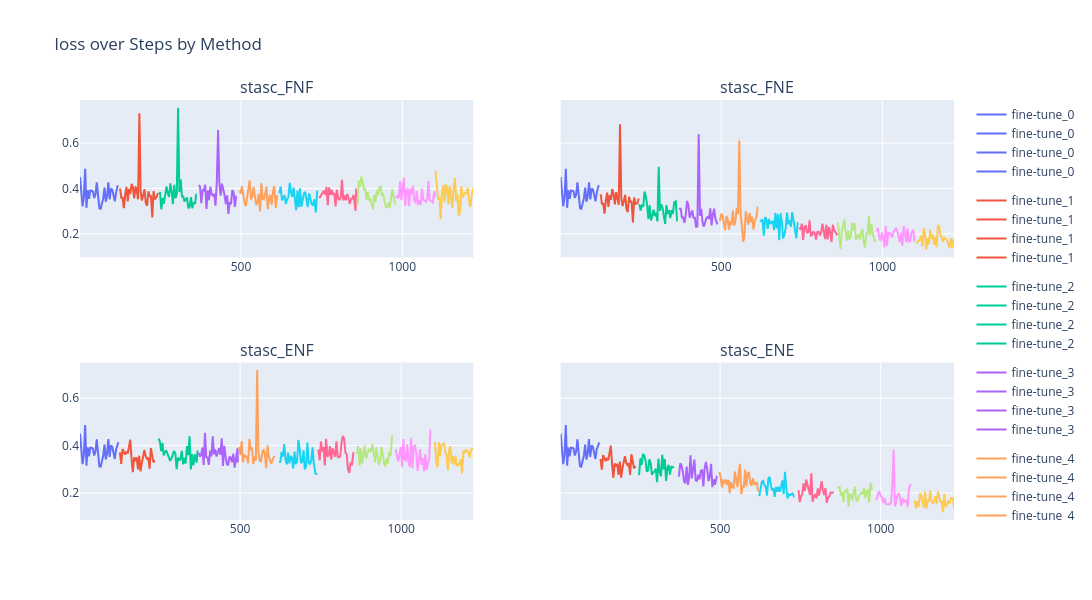
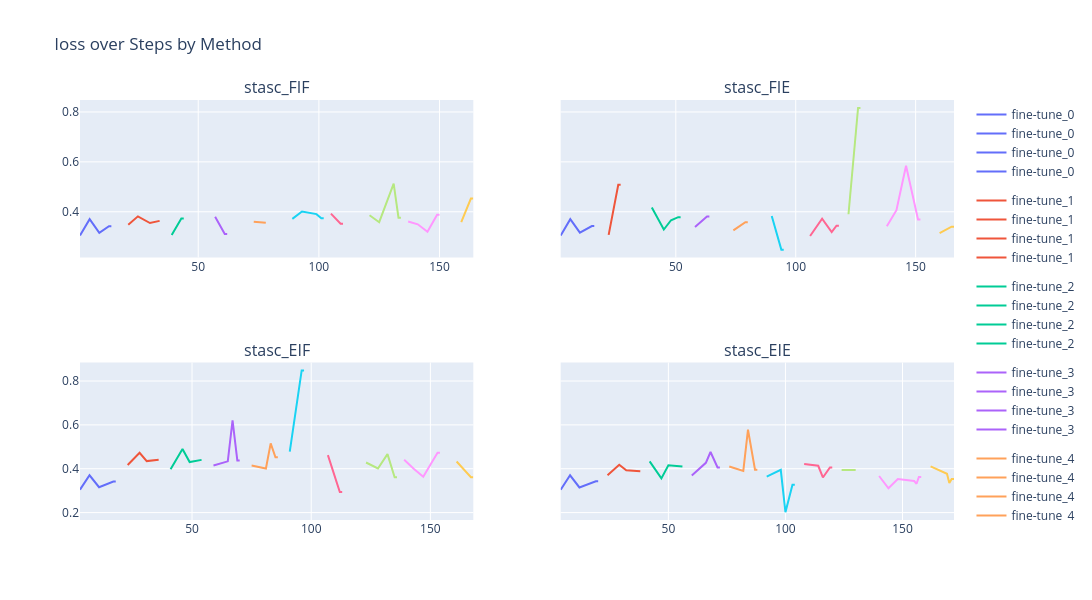

The code cell stored with these charts, in order, in its notebook:
### Code cell
df_non_decreasing = df_final.sort_values(["run_name", "step"]).reset_index(drop=True)
df_non_decreasing = df_non_decreasing[df_non_decreasing["method"].str.contains(r"_[EF]N", regex=True)]
df_non_decreasing["global_step"] = range(1, len(df_non_decreasing) + 1)

df_improving = df_final.sort_values(["run_name", "step"]).reset_index(drop=True)
df_improving = df_improving[df_improving["method"].str.contains(r"_[EF]I", regex=True)]
df_improving["global_step"] = range(1, len(df_improving) + 1)


plot_loss(df_non_decreasing, "loss")
plot_loss(df_improving, "loss")

### Figure 1 — Plotly figure (JSON) as saved in the notebook; plotly's stock layout.template omitted (floating-point values rounded to 4 significant figures)
{"data": [{"legendgroup": "group_fine-tune_0", "mode": "lines", "name": "fine-tune_0", "type": "scatter", "x": [1, 5, 9, 13, 17, 21, 25, 29, 33, 37, 41, 45, 49, 53, 57, 61, 65, 69, 73, 77, 81, 85, 89, 93, 97, 101, 105, 109, 113, 117, 118], "xaxis": "x", "y": [0.4507, 0.3861, 0.3216, 0.3628, 0.4865, 0.3148, 0.3924, 0.3545, 0.3917, 0.3907, 0.3871, 0.3581, 0.3736, 0.4268, 0.382, 0.313, 0.3108, 0.3296, 0.3563, 0.4037, 0.3416, 0.3672, 0.4273, 0.352, 0.3998, 0.3955, 0.3601, 0.3435, 0.384, 0.4138, 0.4138], "yaxis": "y"}, {"legendgroup": "group_fine-tune_1", "mode": "lines", "name": "fine-tune_1", "type": "scatter", "x": [125, 129, 133, 137, 141, 145, 149, 153, 157, 161, 165, 169, 173, 177, 181, 185, 189, 193, 197, 201, 205, 209, 213, 217, 221, 225, 229, 233, 239, 241, 242], "xaxis": "x", "y": [0.4006, 0.3586, 0.3586, 0.313, 0.373, 0.4072, 0.3427, 0.398, 0.3754, 0.4206, 0.4041, 0.3568, 0.4097, 0.3897, 0.3522, 0.7311, 0.3825, 0.3468, 0.373, 0.3971, 0.3351, 0.3238, 0.3878, 0.3657, 0.3654, 0.2727, 0.3885, 0.3523, 0.3633, 0.3802, 0.3802], "yaxis": "y"}, {"legendgroup": "group_fine-tune_2", "mode": "lines", "name": "fine-tune_2", "type": "scatter", "x": [245, 249, 253, 257, 261, 265, 269, 273, 277, 281, 285, 289, 293, 297, 301, 305, 309, 313, 317, 321, 325, 329, 333, 337, 341, 345, 349, 353, 358, 361, 362], "xaxis": "x", "y": [0.3805, 0.3806, 0.3083, 0.3581, 0.3338, 0.3833, 0.4085, 0.3794, 0.3623, 0.4221, 0.3884, 0.3313, 0.4161, 0.3575, 0.3728, 0.7552, 0.3837, 0.4402, 0.3657, 0.365, 0.3418, 0.3534, 0.3566, 0.3119, 0.3215, 0.3616, 0.3125, 0.3358, 0.3342, 0.3739, 0.3739], "yaxis": "y"}, {"legendgroup": "group_fine-tune_3", "mode": "lines", "name": "fine-tune_3", "type": "scatter", "x": [369, 373, 377, 381, 385, 389, 393, 397, 401, 405, 409, 413, 417, 421, 425, 429, 433, 437, 441, 445, 449, 453, 457, 461, 465, 469, 473, 477, 481, 485, 486], "xaxis": "x", "y": [0.4148, 0.4076, 0.3355, 0.3921, 0.391, 0.4163, 0.3093, 0.3915, 0.3486, 0.4077, 0.375, 0.3692, 0.3763, 0.3242, 0.428, 0.6575, 0.4223, 0.3682, 0.4211, 0.3996, 0.3711, 0.3307, 0.3694, 0.2882, 0.3397, 0.3311, 0.3929, 0.3837, 0.3184, 0.3654, 0.3654], "yaxis": "y"}, {"legendgroup": "group_fine-tune_4", "mode": "lines", "name": "fine-tune_4", "type": "scatter", "x": [495, 499, 503, 507, 511, 515, 519, 523, 527, 531, 535, 539, 543, 547, 551, 555, 559, 563, 567, 571, 575, 579, 583, 587, 591, 595, 599, 603, 608, 611, 612], "xaxis": "x", "y": [0.3909, 0.3778, 0.4104, 0.3586, 0.3353, 0.3229, 0.3617, 0.4165, 0.4364, 0.3519, 0.3655, 0.4059, 0.3664, 0.3275, 0.3386, 0.3752, 0.2989, 0.4233, 0.3543, 0.3517, 0.3753, 0.4077, 0.3084, 0.3601, 0.3715, 0.3275, 0.3848, 0.4106, 0.3139, 0.3704, 0.3704], "yaxis": "y"}, {"legendgroup": "group_fine-tune_5", "mode": "lines", "name": "fine-tune_5", "type": "scatter", "x": [619, 623, 627, 631, 635, 639, 643, 647, 651, 655, 659, 663, 667, 671, 675, 679, 683, 687, 691, 695, 699, 703, 707, 711, 715, 719, 723, 727, 732, 735, 736], "xaxis": "x", "y": [0.3792, 0.4085, 0.3478, 0.3602, 0.3702, 0.3316, 0.3532, 0.3606, 0.4251, 0.3842, 0.3632, 0.4042, 0.3377, 0.3048, 0.3907, 0.3175, 0.4007, 0.3193, 0.3473, 0.3785, 0.3845, 0.3488, 0.3181, 0.3782, 0.3479, 0.3319, 0.3247, 0.3521, 0.2943, 0.3906, 0.3906], "yaxis": "y"}, {"legendgroup": "group_fine-tune_6", "mode": "lines", "name": "fine-tune_6", "type": "scatter", "x": [741, 745, 749, 753, 757, 761, 765, 769, 773, 777, 781, 785, 789, 793, 797, 801, 805, 809, 813, 817, 821, 825, 829, 833, 837, 841, 845, 849, 855, 857, 858], "xaxis": "x", "y": [0.3616, 0.3617, 0.3722, 0.3792, 0.3893, 0.3724, 0.4066, 0.326, 0.4046, 0.3714, 0.3942, 0.3725, 0.3801, 0.3209, 0.3935, 0.3591, 0.3486, 0.3593, 0.4378, 0.3468, 0.3692, 0.3476, 0.3764, 0.3606, 0.3319, 0.3546, 0.3555, 0.3721, 0.3016, 0.3967, 0.3967], "yaxis": "y"}, {"legendgroup": "group_fine-tune_7", "mode": "lines", "name": "fine-tune_7", "type": "scatter", "x": [861, 865, 869, 873, 877, 881, 885, 889, 893, 897, 901, 905, 909, 913, 917, 921, 925, 929, 933, 937, 941, 945, 949, 953, 957, 961, 965, 969, 975, 977, 978], "xaxis": "x", "y": [0.3311, 0.4344, 0.407, 0.4525, 0.4283, 0.3966, 0.401, 0.3495, 0.3852, 0.3461, 0.3514, 0.3206, 0.3077, 0.371, 0.3387, 0.3911, 0.3714, 0.4048, 0.4076, 0.3712, 0.3743, 0.3419, 0.3158, 0.3211, 0.338, 0.3132, 0.3579, 0.3977, 0.3504, 0.3295, 0.3295], "yaxis": "y"}, {"legendgroup": "group_fine-tune_8", "mode": "lines", "name": "fine-tune_8", "type": "scatter", "x": [981, 985, 989, 993, 997, 1001, 1005, 1009, 1013, 1017, 1021, 1025, 1029, 1033, 1037, 1041, 1045, 1049, 1053, 1057, 1061, 1065, 1069, 1073, 1077, 1081, 1085, 1089, 1095, 1097, 1100, 1101, 1102], "xaxis": "x", "y": [0.3574, 0.3667, 0.3568, 0.4312, 0.349, 0.3968, 0.4471, 0.3228, 0.3886, 0.4002, 0.3224, 0.3987, 0.3738, 0.4117, 0.3503, 0.3351, 0.3888, 0.3272, 0.3484, 0.3286, 0.3995, 0.3498, 0.348, 0.3413, 0.3508, 0.4325, 0.3499, 0.3435, 0.3383, 0.3704, 0.3884, 0.3633, 0.3633], "yaxis": "y"}, {"legendgroup": "group_fine-tune_9", "mode": "lines", "name": "fine-tune_9", "type": "scatter", "x": [1103, 1107, 1111, 1115, 1119, 1123, 1127, 1131, 1135, 1139, 1143, 1147, 1151, 1155, 1159, 1163, 1167, 1171, 1175, 1179, 1183, 1187, 1191, 1195, 1199, 1203, 1207, 1211, 1215, 1219, 1220], "xaxis": "x", "y": [0.4765, 0.4137, 0.3518, 0.3621, 0.2649, 0.3815, 0.415, 0.3395, 0.4189, 0.4006, 0.3309, 0.4118, 0.359, 0.3141, 0.3992, 0.4464, 0.3433, 0.3758, 0.2804, 0.2988, 0.4101, 0.3604, 0.3708, 0.3799, 0.3789, 0.4042, 0.3422, 0.3187, 0.3709, 0.4032, 0.4032], "yaxis": "y"}, {"legendgroup": "group_fine-tune_0", "mode": "lines", "name": "fine-tune_0", "type": "scatter", "x": [2, 6, 10, 14, 18, 22, 26, 30, 34, 38, 42, 46, 50, 54, 58, 62, 66, 70, 74, 78, 82, 86, 90, 94, 98, 102, 106, 110, 114, 119, 120], "xaxis": "x2", "y": [0.4507, 0.3861, 0.3216, 0.3628, 0.4865, 0.3148, 0.3924, 0.3545, 0.3917, 0.3907, 0.3871, 0.3581, 0.3736, 0.4268, 0.382, 0.313, 0.3108, 0.3296, 0.3563, 0.4037, 0.3416, 0.3672, 0.4273, 0.352, 0.3998, 0.3955, 0.3601, 0.3435, 0.384, 0.4138, 0.4138], "yaxis": "y2"}, {"legendgroup": "group_fine-tune_1", "mode": "lines", "name": "fine-tune_1", "type": "scatter", "x": [126, 130, 134, 138, 142, 146, 150, 154, 158, 162, 166, 170, 174, 178, 182, 186, 190, 194, 198, 202, 206, 210, 214, 218, 222, 226, 230, 234, 240, 243, 244], "xaxis": "x2", "y": [0.3737, 0.3326, 0.3329, 0.2894, 0.3478, 0.3816, 0.3183, 0.371, 0.3502, 0.3977, 0.3747, 0.3301, 0.3838, 0.3608, 0.3276, 0.6825, 0.3551, 0.3227, 0.3476, 0.3716, 0.3098, 0.296, 0.3633, 0.3415, 0.3413, 0.2502, 0.3599, 0.3318, 0.3347, 0.3554, 0.3554], "yaxis": "y2"}, {"legendgroup": "group_fine-tune_2", "mode": "lines", "name": "fine-tune_2", "type": "scatter", "x": [246, 250, 254, 258, 262, 266, 270, 274, 278, 282, 286, 290, 294, 298, 302, 306, 310, 314, 318, 322, 326, 330, 334, 338, 342, 346, 350, 354, 359, 363, 364], "xaxis": "x2", "y": [0.3311, 0.3025, 0.328, 0.3191, 0.3866, 0.3675, 0.3276, 0.2652, 0.3261, 0.2595, 0.2776, 0.3064, 0.2784, 0.2927, 0.255, 0.4956, 0.3014, 0.3315, 0.3135, 0.2713, 0.2436, 0.3266, 0.2881, 0.3044, 0.2698, 0.305, 0.2876, 0.3386, 0.3431, 0.2586, 0.2586], "yaxis": "y2"}, {"legendgroup": "group_fine-tune_3", "mode": "lines", "name": "fine-tune_3", "type": "scatter", "x": [370, 374, 378, 382, 386, 390, 394, 398, 402, 406, 410, 414, 418, 422, 426, 430, 434, 438, 442, 446, 450, 454, 458, 462, 466, 470, 474, 478, 482, 487, 488], "xaxis": "x2", "y": [0.3077, 0.313, 0.2723, 0.2724, 0.2489, 0.2858, 0.345, 0.3264, 0.2713, 0.2886, 0.3037, 0.2687, 0.2739, 0.2289, 0.2339, 0.6394, 0.28, 0.3099, 0.2509, 0.2309, 0.2459, 0.2701, 0.2738, 0.2663, 0.3128, 0.2377, 0.286, 0.3107, 0.2659, 0.2415, 0.2415], "yaxis": "y2"}, {"legendgroup": "group_fine-tune_4", "mode": "lines", "name": "fine-tune_4", "type": "scatter", "x": [496, 500, 504, 508, 512, 516, 520, 524, 528, 532, 536, 540, 544, 548, 552, 556, 560, 564, 568, 572, 576, 580, 584, 588, 592, 596, 600, 604, 609, 613, 614], "xaxis": "x2", "y": [0.2566, 0.2857, 0.2816, 0.2549, 0.2163, 0.2787, 0.2669, 0.2187, 0.2575, 0.2394, 0.3026, 0.236, 0.2572, 0.3148, 0.2877, 0.6113, 0.2923, 0.2364, 0.1645, 0.193, 0.2998, 0.2696, 0.2397, 0.2922, 0.2521, 0.2753, 0.2187, 0.2588, 0.2727, 0.3168, 0.3168], "yaxis": "y2"}, {"legendgroup": "group_fine-tune_5", "mode": "lines", "name": "fine-tune_5", "type": "scatter", "x": [620, 624, 628, 632, 636, 640, 644, 648, 652, 656, 660, 664, 668, 672, 676, 680, 684, 688, 692, 696, 700, 704, 708, 712, 716, 720, 724, 728, 733, 737, 738], "xaxis": "x2", "y": [0.2551, 0.2588, 0.2634, 0.1922, 0.2741, 0.264, 0.2225, 0.2655, 0.2434, 0.2515, 0.2538, 0.2177, 0.2926, 0.2238, 0.2864, 0.1719, 0.2908, 0.2537, 0.1793, 0.1972, 0.2275, 0.2935, 0.2421, 0.2601, 0.2309, 0.2961, 0.2567, 0.2181, 0.1803, 0.2479, 0.2479], "yaxis": "y2"}, {"legendgroup": "group_fine-tune_6", "mode": "lines", "name": "fine-tune_6", "type": "scatter", "x": [742, 746, 750, 754, 758, 762, 766, 770, 774, 778, 782, 786, 790, 794, 798, 802, 806, 810, 814, 818, 822, 826, 830, 834, 838, 842, 846, 850, 856, 859, 860], "xaxis": "x2", "y": [0.2276, 0.219, 0.2452, 0.1738, 0.2296, 0.2381, 0.2033, 0.2082, 0.2595, 0.1903, 0.1952, 0.2105, 0.2034, 0.1744, 0.2084, 0.2097, 0.1934, 0.2066, 0.2451, 0.2123, 0.1769, 0.2393, 0.1759, 0.2308, 0.2076, 0.1641, 0.2401, 0.2167, 0.2053, 0.1942, 0.1942], "yaxis": "y2"}, {"legendgroup": "group_fine-tune_7", "mode": "lines", "name": "fine-tune_7", "type": "scatter", "x": [862, 866, 870, 874, 878, 882, 886, 890, 894, 898, 902, 906, 910, 914, 918, 922, 926, 930, 934, 938, 942, 946, 950, 954, 958, 962, 966, 970, 976, 979, 980], "xaxis": "x2", "y": [0.2494, 0.1692, 0.1332, 0.2109, 0.2316, 0.2636, 0.2056, 0.1703, 0.214, 0.1743, 0.1903, 0.2491, 0.2166, 0.246, 0.1739, 0.1898, 0.1952, 0.1754, 0.2078, 0.222, 0.1608, 0.1403, 0.2022, 0.2006, 0.278, 0.1929, 0.2424, 0.2024, 0.1667, 0.1749, 0.1749], "yaxis": "y2"}, {"legendgroup": "group_fine-tune_8", "mode": "lines", "name": "fine-tune_8", "type": "scatter", "x": [982, 986, 990, 994, 998, 1002, 1006, 1010, 1014, 1018, 1022, 1026, 1030, 1034, 1038, 1042, 1046, 1050, 1054, 1058, 1062, 1066, 1070, 1074, 1078, 1082, 1086, 1090, 1096, 1098, 1099], "xaxis": "x2", "y": [0.2109, 0.2266, 0.1845, 0.1701, 0.2058, 0.1836, 0.14, 0.2343, 0.1464, 0.2046, 0.2031, 0.1986, 0.1839, 0.2067, 0.2154, 0.2262, 0.2114, 0.1914, 0.1613, 0.2045, 0.147, 0.2341, 0.1978, 0.1633, 0.224, 0.1658, 0.1682, 0.203, 0.2177, 0.1667, 0.1667], "yaxis": "y2"}, {"legendgroup": "group_fine-tune_9", "mode": "lines", "name": "fine-tune_9", "type": "scatter", "x": [1104, 1108, 1112, 1116, 1120, 1124, 1128, 1132, 1136, 1140, 1144, 1148, 1152, 1156, 1160, 1164, 1168, 1172, 1176, 1180, 1184, 1188, 1192, 1196, 1200, 1204, 1208, 1212, 1216, 1221, 1222], "xaxis": "x2", "y": [0.1605, 0.1654, 0.1709, 0.1724, 0.1927, 0.1437, 0.2246, 0.1953, 0.1305, 0.1808, 0.1537, 0.2175, 0.1768, 0.1984, 0.152, 0.1873, 0.1404, 0.2388, 0.2316, 0.1936, 0.186, 0.1657, 0.1829, 0.1756, 0.1725, 0.1547, 0.139, 0.1817, 0.1366, 0.1762, 0.1762], "yaxis": "y2"}, {"legendgroup": "group_fine-tune_0", "mode": "lines", "name": "fine-tune_0", "type": "scatter", "x": [3, 7, 11, 15, 19, 23, 27, 31, 35, 39, 43, 47, 51, 55, 59, 63, 67, 71, 75, 79, 83, 87, 91, 95, 99, 103, 107, 111, 115, 121, 122], "xaxis": "x3", "y": [0.4507, 0.3861, 0.3216, 0.3628, 0.4865, 0.3148, 0.3924, 0.3545, 0.3917, 0.3907, 0.3871, 0.3581, 0.3736, 0.4268, 0.382, 0.313, 0.3108, 0.3296, 0.3563, 0.4037, 0.3416, 0.3672, 0.4273, 0.352, 0.3998, 0.3955, 0.3601, 0.3435, 0.384, 0.4138, 0.4138], "yaxis": "y3"}, {"legendgroup": "group_fine-tune_1", "mode": "lines", "name": "fine-tune_1", "type": "scatter", "x": [127, 131, 135, 139, 143, 147, 151, 155, 159, 163, 167, 171, 175, 179, 183, 187, 191, 195, 199, 203, 207, 211, 215, 219, 223, 227, 231, 235, 236], "xaxis": "x3", "y": [0.3714, 0.3223, 0.3854, 0.3756, 0.3623, 0.3745, 0.3669, 0.3929, 0.4253, 0.3444, 0.2884, 0.3508, 0.3341, 0.3504, 0.2995, 0.3573, 0.2915, 0.3271, 0.348, 0.3815, 0.3544, 0.3443, 0.3487, 0.3021, 0.3898, 0.3514, 0.3289, 0.3355, 0.3355], "yaxis": "y3"}, {"legendgroup": "group_fine-tune_2", "mode": "lines", "name": "fine-tune_2", "type": "scatter", "x": [247, 251, 255, 259, 263, 267, 271, 275, 279, 283, 287, 291, 295, 299, 303, 307, 311, 315, 319, 323, 327, 331, 335, 339, 343, 347, 351, 355, 360, 365, 366, 367, 368], "xaxis": "x3", "y": [0.4299, 0.4173, 0.3765, 0.4118, 0.3588, 0.3747, 0.3776, 0.3625, 0.3505, 0.3358, 0.3455, 0.3636, 0.3776, 0.3674, 0.3007, 0.3494, 0.336, 0.3453, 0.3779, 0.3214, 0.348, 0.3244, 0.3978, 0.3595, 0.4391, 0.2998, 0.3637, 0.3167, 0.3636, 0.328, 0.3585, 0.3793, 0.3793], "yaxis": "y3"}, {"legendgroup": "group_fine-tune_3", "mode": "lines", "name": "fine-tune_3", "type": "scatter", "x": [371, 375, 379, 383, 387, 391, 395, 399, 403, 407, 411, 415, 419, 423, 427, 431, 435, 439, 443, 447, 451, 455, 459, 463, 467, 471, 475, 479, 483, 489, 492, 493, 494], "xaxis": "x3", "y": [0.3698, 0.3538, 0.3605, 0.3917, 0.3183, 0.4544, 0.3502, 0.35, 0.3193, 0.3787, 0.3546, 0.4395, 0.3628, 0.3836, 0.354, 0.3699, 0.3898, 0.3611, 0.4307, 0.3138, 0.3992, 0.354, 0.3225, 0.3167, 0.3538, 0.3493, 0.3296, 0.3656, 0.3072, 0.3605, 0.3887, 0.331, 0.331], "yaxis": "y3"}, {"legendgroup": "group_fine-tune_4", "mode": "lines", "name": "fine-tune_4", "type": "scatter", "x": [497, 501, 505, 509, 513, 517, 521, 525, 529, 533, 537, 541, 545, 549, 553, 557, 561, 565, 569, 573, 577, 581, 585, 589, 593, 597, 601, 605, 606], "xaxis": "x3", "y": [0.3941, 0.3604, 0.4188, 0.3297, 0.3614, 0.3545, 0.3497, 0.3255, 0.428, 0.3809, 0.3917, 0.3222, 0.3541, 0.337, 0.7173, 0.3714, 0.3365, 0.3335, 0.37, 0.3841, 0.3615, 0.3047, 0.4007, 0.3539, 0.3389, 0.3233, 0.34, 0.3563, 0.3563], "yaxis": "y3"}, {"legendgroup": "group_fine-tune_5", "mode": "lines", "name": "fine-tune_5", "type": "scatter", "x": [621, 625, 629, 633, 637, 641, 645, 649, 653, 657, 661, 665, 669, 673, 677, 681, 685, 689, 693, 697, 701, 705, 709, 713, 717, 721, 725, 729, 734, 739, 740], "xaxis": "x3", "y": [0.3311, 0.3318, 0.3731, 0.3534, 0.4062, 0.3409, 0.3203, 0.3708, 0.3249, 0.3567, 0.3473, 0.3032, 0.3751, 0.3219, 0.3319, 0.4235, 0.3868, 0.3263, 0.3315, 0.3803, 0.2991, 0.3142, 0.4132, 0.3283, 0.3211, 0.3374, 0.3923, 0.3245, 0.2815, 0.2806, 0.2806], "yaxis": "y3"}, {"legendgroup": "group_fine-tune_6", "mode": "lines", "name": "fine-tune_6", "type": "scatter", "x": [743, 747, 751, 755, 759, 763, 767, 771, 775, 779, 783, 787, 791, 795, 799, 803, 807, 811, 815, 819, 823, 827, 831, 835, 839, 843, 847, 851, 852], "xaxis": "x3", "y": [0.383, 0.3371, 0.4173, 0.3749, 0.3948, 0.3159, 0.4285, 0.3527, 0.3601, 0.3978, 0.3412, 0.3884, 0.37, 0.3529, 0.4182, 0.3524, 0.3501, 0.356, 0.4137, 0.4412, 0.4269, 0.3701, 0.3634, 0.2994, 0.2849, 0.3292, 0.3161, 0.372, 0.372], "yaxis": "y3"}, {"legendgroup": "group_fine-tune_7", "mode": "lines", "name": "fine-tune_7", "type": "scatter", "x": [863, 867, 871, 875, 879, 883, 887, 891, 895, 899, 903, 907, 911, 915, 919, 923, 927, 931, 935, 939, 943, 947, 951, 955, 959, 963, 967, 971, 972], "xaxis": "x3", "y": [0.3632, 0.3982, 0.3154, 0.3876, 0.3248, 0.3639, 0.4015, 0.3452, 0.37, 0.3825, 0.3847, 0.3728, 0.407, 0.3666, 0.3304, 0.3918, 0.3541, 0.3178, 0.3389, 0.3931, 0.365, 0.3258, 0.3123, 0.346, 0.3234, 0.3739, 0.3579, 0.4438, 0.4438], "yaxis": "y3"}, {"legendgroup": "group_fine-tune_8", "mode": "lines", "name": "fine-tune_8", "type": "scatter", "x": [983, 987, 991, 995, 999, 1003, 1007, 1011, 1015, 1019, 1023, 1027, 1031, 1035, 1039, 1043, 1047, 1051, 1055, 1059, 1063, 1067, 1071, 1075, 1079, 1083, 1087, 1091, 1092], "xaxis": "x3", "y": [0.3845, 0.3533, 0.3335, 0.3643, 0.3941, 0.3091, 0.4277, 0.3403, 0.3372, 0.4051, 0.3292, 0.3105, 0.4325, 0.3043, 0.391, 0.4033, 0.3681, 0.2928, 0.3326, 0.3851, 0.32, 0.3472, 0.2907, 0.3646, 0.2976, 0.3192, 0.3425, 0.4649, 0.4649], "yaxis": "y3"}, {"legendgroup": "group_fine-tune_9", "mode": "lines", "name": "fine-tune_9", "type": "scatter", "x": [1105, 1109, 1113, 1117, 1121, 1125, 1129, 1133, 1137, 1141, 1145, 1149, 1153, 1157, 1161, 1165, 1169, 1173, 1177, 1181, 1185, 1189, 1193, 1197, 1201, 1205, 1209, 1213, 1217, 1223, 1224], "xaxis": "x3", "y": [0.4148, 0.33, 0.309, 0.4143, 0.356, 0.402, 0.403, 0.4123, 0.3717, 0.36, 0.2965, 0.3801, 0.397, 0.3249, 0.3562, 0.3198, 0.354, 0.3133, 0.3213, 0.3201, 0.3429, 0.2822, 0.3743, 0.3714, 0.3845, 0.3752, 0.3723, 0.3492, 0.3835, 0.3883, 0.3883], "yaxis": "y3"}, {"legendgroup": "group_fine-tune_0", "mode": "lines", "name": "fine-tune_0", "type": "scatter", "x": [4, 8, 12, 16, 20, 24, 28, 32, 36, 40, 44, 48, 52, 56, 60, 64, 68, 72, 76, 80, 84, 88, 92, 96, 100, 104, 108, 112, 116, 123, 124], "xaxis": "x4", "y": [0.4507, 0.3861, 0.3216, 0.3628, 0.4865, 0.3148, 0.3924, 0.3545, 0.3917, 0.3907, 0.3871, 0.3581, 0.3736, 0.4268, 0.382, 0.313, 0.3108, 0.3296, 0.3563, 0.4037, 0.3416, 0.3672, 0.4273, 0.352, 0.3998, 0.3955, 0.3601, 0.3435, 0.384, 0.4138, 0.4138], "yaxis": "y4"}, {"legendgroup": "group_fine-tune_1", "mode": "lines", "name": "fine-tune_1", "type": "scatter", "x": [128, 132, 136, 140, 144, 148, 152, 156, 160, 164, 168, 172, 176, 180, 184, 188, 192, 196, 200, 204, 208, 212, 216, 220, 224, 228, 232, 237, 238], "xaxis": "x4", "y": [0.3434, 0.2985, 0.3598, 0.347, 0.3345, 0.3479, 0.3386, 0.3685, 0.3999, 0.3199, 0.2642, 0.3245, 0.3116, 0.3228, 0.2769, 0.3325, 0.2647, 0.3034, 0.3245, 0.3554, 0.3272, 0.3174, 0.3257, 0.2763, 0.3637, 0.326, 0.307, 0.3096, 0.3096], "yaxis": "y4"}, {"legendgroup": "group_fine-tune_2", "mode": "lines", "name": "fine-tune_2", "type": "scatter", "x": [248, 252, 256, 260, 264, 268, 272, 276, 280, 284, 288, 292, 296, 300, 304, 308, 312, 316, 320, 324, 328, 332, 336, 340, 344, 348, 352, 356, 357], "xaxis": "x4", "y": [0.2752, 0.3467, 0.3181, 0.3617, 0.3584, 0.3367, 0.2906, 0.2952, 0.3418, 0.3259, 0.2763, 0.2869, 0.2901, 0.3022, 0.2461, 0.3441, 0.2895, 0.2705, 0.3609, 0.2996, 0.3435, 0.2505, 0.3051, 0.3185, 0.2778, 0.3124, 0.3079, 0.3102, 0.3102], "yaxis": "y4"}, {"legendgroup": "group_fine-tune_3", "mode": "lines", "name": "fine-tune_3", "type": "scatter", "x": [372, 376, 380, 384, 388, 392, 396, 400, 404, 408, 412, 416, 420, 424, 428, 432, 436, 440, 444, 448, 452, 456, 460, 464, 468, 472, 476, 480, 484, 490, 491], "xaxis": "x4", "y": [0.269, 0.3248, 0.3163, 0.2907, 0.2478, 0.2418, 0.3118, 0.2341, 0.2689, 0.3585, 0.2617, 0.3013, 0.341, 0.2541, 0.2492, 0.2772, 0.2576, 0.2933, 0.2988, 0.2277, 0.3038, 0.3315, 0.3002, 0.25, 0.2671, 0.323, 0.2247, 0.2584, 0.2344, 0.2698, 0.2698], "yaxis": "y4"}, {"legendgroup": "group_fine-tune_4", "mode": "lines", "name": "fine-tune_4", "type": "scatter", "x": [498, 502, 506, 510, 514, 518, 522, 526, 530, 534, 538, 542, 546, 550, 554, 558, 562, 566, 570, 574, 578, 582, 586, 590, 594, 598, 602, 607, 610, 615, 616, 617, 618], "xaxis": "x4", "y": [0.2883, 0.2644, 0.2224, 0.2568, 0.2402, 0.2571, 0.2337, 0.2557, 0.1997, 0.2467, 0.2247, 0.2218, 0.2903, 0.2482, 0.2248, 0.2912, 0.3222, 0.1952, 0.2282, 0.2225, 0.2988, 0.2283, 0.2831, 0.2882, 0.2405, 0.2305, 0.2622, 0.2341, 0.2397, 0.2456, 0.2369, 0.2064, 0.2064], "yaxis": "y4"}, {"legendgroup": "group_fine-tune_5", "mode": "lines", "name": "fine-tune_5", "type": "scatter", "x": [622, 626, 630, 634, 638, 642, 646, 650, 654, 658, 662, 666, 670, 674, 678, 682, 686, 690, 694, 698, 702, 706, 710, 714, 718, 722, 726, 730, 731], "xaxis": "x4", "y": [0.1871, 0.2201, 0.247, 0.2511, 0.2314, 0.2261, 0.1889, 0.2586, 0.2687, 0.233, 0.2118, 0.2199, 0.1835, 0.2258, 0.2053, 0.2267, 0.2052, 0.2263, 0.2533, 0.195, 0.2891, 0.2231, 0.1772, 0.1938, 0.1913, 0.1959, 0.1979, 0.1841, 0.1841], "yaxis": "y4"}, {"legendgroup": "group_fine-tune_6", "mode": "lines", "name": "fine-tune_6", "type": "scatter", "x": [744, 748, 752, 756, 760, 764, 768, 772, 776, 780, 784, 788, 792, 796, 800, 804, 808, 812, 816, 820, 824, 828, 832, 836, 840, 844, 848, 853, 854], "xaxis": "x4", "y": [0.2124, 0.1614, 0.1856, 0.1966, 0.2406, 0.2094, 0.2568, 0.2348, 0.2217, 0.1914, 0.2831, 0.163, 0.1869, 0.1926, 0.1774, 0.2194, 0.1894, 0.2135, 0.2501, 0.2086, 0.1918, 0.2206, 0.1584, 0.1796, 0.1865, 0.2026, 0.2009, 0.2022, 0.2022], "yaxis": "y4"}, {"legendgroup": "group_fine-tune_7", "mode": "lines", "name": "fine-tune_7", "type": "scatter", "x": [864, 868, 872, 876, 880, 884, 888, 892, 896, 900, 904, 908, 912, 916, 920, 924, 928, 932, 936, 940, 944, 948, 952, 956, 960, 964, 968, 973, 974], "xaxis": "x4", "y": [0.2205, 0.2215, 0.2248, 0.1892, 0.2048, 0.1613, 0.2077, 0.2069, 0.2185, 0.1431, 0.1982, 0.1885, 0.1677, 0.2112, 0.226, 0.1678, 0.1667, 0.1862, 0.1975, 0.201, 0.1986, 0.2192, 0.1793, 0.2057, 0.2145, 0.1591, 0.2419, 0.2154, 0.2154], "yaxis": "y4"}, {"legendgroup": "group_fine-tune_8", "mode": "lines", "name": "fine-tune_8", "type": "scatter", "x": [984, 988, 992, 996, 1000, 1004, 1008, 1012, 1016, 1020, 1024, 1028, 1032, 1036, 1040, 1044, 1048, 1052, 1056, 1060, 1064, 1068, 1072, 1076, 1080, 1084, 1088, 1093, 1094], "xaxis": "x4", "y": [0.1723, 0.1757, 0.2002, 0.2044, 0.1864, 0.1811, 0.1577, 0.1783, 0.1536, 0.1535, 0.1552, 0.1523, 0.1589, 0.2327, 0.3822, 0.1439, 0.1623, 0.19, 0.1994, 0.1803, 0.1459, 0.1771, 0.1626, 0.1686, 0.1663, 0.1427, 0.2236, 0.2376, 0.2376], "yaxis": "y4"}, {"legendgroup": "group_fine-tune_9", "mode": "lines", "name": "fine-tune_9", "type": "scatter", "x": [1106, 1110, 1114, 1118, 1122, 1126, 1130, 1134, 1138, 1142, 1146, 1150, 1154, 1158, 1162, 1166, 1170, 1174, 1178, 1182, 1186, 1190, 1194, 1198, 1202, 1206, 1210, 1214, 1218, 1225, 1226, 1227, 1228], "xaxis": "x4", "y": [0.1702, 0.1345, 0.1654, 0.1412, 0.198, 0.192, 0.1578, 0.1385, 0.2055, 0.1343, 0.1712, 0.1625, 0.21, 0.1654, 0.1544, 0.1659, 0.1861, 0.1525, 0.2066, 0.1805, 0.1627, 0.1634, 0.1193, 0.1966, 0.1415, 0.1503, 0.1669, 0.1553, 0.1786, 0.1771, 0.1608, 0.133, 0.133], "yaxis": "y4"}], "layout": {"annotations": [{"font": {"size": 16}, "showarrow": false, "text": "stasc_FNF", "x": 0.225, "xanchor": "center", "xref": "paper", "y": 1, "yanchor": "bottom", "yref": "paper"}, {"font": {"size": 16}, "showarrow": false, "text": "stasc_FNE", "x": 0.775, "xanchor": "center", "xref": "paper", "y": 1, "yanchor": "bottom", "yref": "paper"}, {"font": {"size": 16}, "showarrow": false, "text": "stasc_ENF", "x": 0.225, "xanchor": "center", "xref": "paper", "y": 0.375, "yanchor": "bottom", "yref": "paper"}, {"font": {"size": 16}, "showarrow": false, "text": "stasc_ENE", "x": 0.775, "xanchor": "center", "xref": "paper", "y": 0.375, "yanchor": "bottom", "yref": "paper"}], "height": 600, "showlegend": true, "title": {"text": "loss over Steps by Method"}, "width": 1200, "xaxis": {"anchor": "y", "domain": [0, 0.45]}, "xaxis2": {"anchor": "y2", "domain": [0.55, 1]}, "xaxis3": {"anchor": "y3", "domain": [0, 0.45]}, "xaxis4": {"anchor": "y4", "domain": [0.55, 1]}, "yaxis": {"anchor": "x", "domain": [0.625, 1]}, "yaxis2": {"anchor": "x2", "domain": [0.625, 1], "matches": "y", "showticklabels": false}, "yaxis3": {"anchor": "x3", "domain": [0, 0.375]}, "yaxis4": {"anchor": "x4", "domain": [0, 0.375], "matches": "y3", "showticklabels": false}}}

### Figure 2 — Plotly figure (JSON) as saved in the notebook; plotly's stock layout.template omitted (floating-point values rounded to 4 significant figures)
{"data": [{"legendgroup": "group_fine-tune_0", "mode": "lines", "name": "fine-tune_0", "type": "scatter", "x": [1, 5, 9, 13, 14], "xaxis": "x", "y": [0.3046, 0.3701, 0.3153, 0.3423, 0.3423], "yaxis": "y"}, {"legendgroup": "group_fine-tune_1", "mode": "lines", "name": "fine-tune_1", "type": "scatter", "x": [21, 25, 30, 33, 34], "xaxis": "x", "y": [0.3476, 0.3815, 0.3547, 0.3635, 0.3635], "yaxis": "y"}, {"legendgroup": "group_fine-tune_2", "mode": "lines", "name": "fine-tune_2", "type": "scatter", "x": [39, 43, 44], "xaxis": "x", "y": [0.3071, 0.3728, 0.3728], "yaxis": "y"}, {"legendgroup": "group_fine-tune_3", "mode": "lines", "name": "fine-tune_3", "type": "scatter", "x": [57, 61, 62], "xaxis": "x", "y": [0.3795, 0.3104, 0.3104], "yaxis": "y"}, {"legendgroup": "group_fine-tune_4", "mode": "lines", "name": "fine-tune_4", "type": "scatter", "x": [73, 77, 78], "xaxis": "x", "y": [0.36, 0.3555, 0.3555], "yaxis": "y"}, {"legendgroup": "group_fine-tune_5", "mode": "lines", "name": "fine-tune_5", "type": "scatter", "x": [89, 93, 99, 101, 102], "xaxis": "x", "y": [0.3716, 0.401, 0.3904, 0.3737, 0.3737], "yaxis": "y"}, {"legendgroup": "group_fine-tune_6", "mode": "lines", "name": "fine-tune_6", "type": "scatter", "x": [105, 109, 110], "xaxis": "x", "y": [0.3925, 0.3521, 0.3521], "yaxis": "y"}, {"legendgroup": "group_fine-tune_7", "mode": "lines", "name": "fine-tune_7", "type": "scatter", "x": [121, 125, 131, 133, 134], "xaxis": "x", "y": [0.3861, 0.3581, 0.5128, 0.3764, 0.3764], "yaxis": "y"}, {"legendgroup": "group_fine-tune_8", "mode": "lines", "name": "fine-tune_8", "type": "scatter", "x": [137, 141, 145, 149, 150], "xaxis": "x", "y": [0.3612, 0.3497, 0.3199, 0.3882, 0.3882], "yaxis": "y"}, {"legendgroup": "group_fine-tune_9", "mode": "lines", "name": "fine-tune_9", "type": "scatter", "x": [159, 163, 164], "xaxis": "x", "y": [0.3585, 0.4527, 0.4527], "yaxis": "y"}, {"legendgroup": "group_fine-tune_0", "mode": "lines", "name": "fine-tune_0", "type": "scatter", "x": [2, 6, 10, 15, 16], "xaxis": "x2", "y": [0.3046, 0.3701, 0.3162, 0.3427, 0.3427], "yaxis": "y2"}, {"legendgroup": "group_fine-tune_1", "mode": "lines", "name": "fine-tune_1", "type": "scatter", "x": [22, 26, 27], "xaxis": "x2", "y": [0.3075, 0.5078, 0.5078], "yaxis": "y2"}, {"legendgroup": "group_fine-tune_2", "mode": "lines", "name": "fine-tune_2", "type": "scatter", "x": [40, 45, 48, 51, 52], "xaxis": "x2", "y": [0.4172, 0.3288, 0.3659, 0.3784, 0.3784], "yaxis": "y2"}, {"legendgroup": "group_fine-tune_3", "mode": "lines", "name": "fine-tune_3", "type": "scatter", "x": [58, 63, 64], "xaxis": "x2", "y": [0.3384, 0.3807, 0.3807], "yaxis": "y2"}, {"legendgroup": "group_fine-tune_4", "mode": "lines", "name": "fine-tune_4", "type": "scatter", "x": [74, 79, 80], "xaxis": "x2", "y": [0.3252, 0.3579, 0.3579], "yaxis": "y2"}, {"legendgroup": "group_fine-tune_5", "mode": "lines", "name": "fine-tune_5", "type": "scatter", "x": [90, 94, 95], "xaxis": "x2", "y": [0.3832, 0.2482, 0.2482], "yaxis": "y2"}, {"legendgroup": "group_fine-tune_6", "mode": "lines", "name": "fine-tune_6", "type": "scatter", "x": [106, 111, 115, 117, 118], "xaxis": "x2", "y": [0.3028, 0.3723, 0.3182, 0.3443, 0.3443], "yaxis": "y2"}, {"legendgroup": "group_fine-tune_7", "mode": "lines", "name": "fine-tune_7", "type": "scatter", "x": [122, 126, 127], "xaxis": "x2", "y": [0.3899, 0.8163, 0.8163], "yaxis": "y2"}, {"legendgroup": "group_fine-tune_8", "mode": "lines", "name": "fine-tune_8", "type": "scatter", "x": [138, 142, 146, 151, 152], "xaxis": "x2", "y": [0.3418, 0.4064, 0.5845, 0.3691, 0.3691], "yaxis": "y2"}, {"legendgroup": "group_fine-tune_9", "mode": "lines", "name": "fine-tune_9", "type": "scatter", "x": [160, 165, 166], "xaxis": "x2", "y": [0.3142, 0.3399, 0.3399], "yaxis": "y2"}, {"legendgroup": "group_fine-tune_0", "mode": "lines", "name": "fine-tune_0", "type": "scatter", "x": [3, 7, 11, 17, 18], "xaxis": "x3", "y": [0.3046, 0.3701, 0.3156, 0.3414, 0.3414], "yaxis": "y3"}, {"legendgroup": "group_fine-tune_1", "mode": "lines", "name": "fine-tune_1", "type": "scatter", "x": [23, 28, 31, 35, 36], "xaxis": "x3", "y": [0.4171, 0.4727, 0.4348, 0.4407, 0.4407], "yaxis": "y3"}, {"legendgroup": "group_fine-tune_2", "mode": "lines", "name": "fine-tune_2", "type": "scatter", "x": [41, 46, 49, 53, 54], "xaxis": "x3", "y": [0.3981, 0.4901, 0.4303, 0.4404, 0.4404], "yaxis": "y3"}, {"legendgroup": "group_fine-tune_3", "mode": "lines", "name": "fine-tune_3", "type": "scatter", "x": [59, 65, 67, 69, 70], "xaxis": "x3", "y": [0.4143, 0.4336, 0.62, 0.438, 0.438], "yaxis": "y3"}, {"legendgroup": "group_fine-tune_4", "mode": "lines", "name": "fine-tune_4", "type": "scatter", "x": [75, 81, 83, 85, 86], "xaxis": "x3", "y": [0.4148, 0.4013, 0.5153, 0.4522, 0.4522], "yaxis": "y3"}, {"legendgroup": "group_fine-tune_5", "mode": "lines", "name": "fine-tune_5", "type": "scatter", "x": [91, 96, 97], "xaxis": "x3", "y": [0.4784, 0.8484, 0.8484], "yaxis": "y3"}, {"legendgroup": "group_fine-tune_6", "mode": "lines", "name": "fine-tune_6", "type": "scatter", "x": [107, 112, 113], "xaxis": "x3", "y": [0.462, 0.2939, 0.2939], "yaxis": "y3"}, {"legendgroup": "group_fine-tune_7", "mode": "lines", "name": "fine-tune_7", "type": "scatter", "x": [123, 128, 132, 135, 136], "xaxis": "x3", "y": [0.4283, 0.4013, 0.4667, 0.3606, 0.3606], "yaxis": "y3"}, {"legendgroup": "group_fine-tune_8", "mode": "lines", "name": "fine-tune_8", "type": "scatter", "x": [139, 143, 147, 153, 154], "xaxis": "x3", "y": [0.441, 0.3998, 0.3635, 0.473, 0.473], "yaxis": "y3"}, {"legendgroup": "group_fine-tune_9", "mode": "lines", "name": "fine-tune_9", "type": "scatter", "x": [161, 167, 168], "xaxis": "x3", "y": [0.4328, 0.3611, 0.3611], "yaxis": "y3"}, {"legendgroup": "group_fine-tune_0", "mode": "lines", "name": "fine-tune_0", "type": "scatter", "x": [4, 8, 12, 19, 20], "xaxis": "x4", "y": [0.3046, 0.3701, 0.3146, 0.3425, 0.3425], "yaxis": "y4"}, {"legendgroup": "group_fine-tune_1", "mode": "lines", "name": "fine-tune_1", "type": "scatter", "x": [24, 29, 32, 37, 38], "xaxis": "x4", "y": [0.3701, 0.4182, 0.3927, 0.389, 0.389], "yaxis": "y4"}, {"legendgroup": "group_fine-tune_2", "mode": "lines", "name": "fine-tune_2", "type": "scatter", "x": [42, 47, 50, 55, 56], "xaxis": "x4", "y": [0.4334, 0.3558, 0.416, 0.4106, 0.4106], "yaxis": "y4"}, {"legendgroup": "group_fine-tune_3", "mode": "lines", "name": "fine-tune_3", "type": "scatter", "x": [60, 66, 68, 71, 72], "xaxis": "x4", "y": [0.3688, 0.4268, 0.4763, 0.4057, 0.4057], "yaxis": "y4"}, {"legendgroup": "group_fine-tune_4", "mode": "lines", "name": "fine-tune_4", "type": "scatter", "x": [76, 82, 84, 87, 88], "xaxis": "x4", "y": [0.4098, 0.3901, 0.5778, 0.3952, 0.3952], "yaxis": "y4"}, {"legendgroup": "group_fine-tune_5", "mode": "lines", "name": "fine-tune_5", "type": "scatter", "x": [92, 98, 100, 103, 104], "xaxis": "x4", "y": [0.3642, 0.3947, 0.2021, 0.3272, 0.3272], "yaxis": "y4"}, {"legendgroup": "group_fine-tune_6", "mode": "lines", "name": "fine-tune_6", "type": "scatter", "x": [108, 114, 116, 119, 120], "xaxis": "x4", "y": [0.4214, 0.4135, 0.3601, 0.4061, 0.4061], "yaxis": "y4"}, {"legendgroup": "group_fine-tune_7", "mode": "lines", "name": "fine-tune_7", "type": "scatter", "x": [124, 129, 130], "xaxis": "x4", "y": [0.394, 0.3944, 0.3944], "yaxis": "y4"}, {"legendgroup": "group_fine-tune_8", "mode": "lines", "name": "fine-tune_8", "type": "scatter", "x": [140, 144, 148, 155, 156, 157, 158], "xaxis": "x4", "y": [0.3668, 0.3106, 0.3526, 0.344, 0.3313, 0.3624, 0.3624], "yaxis": "y4"}, {"legendgroup": "group_fine-tune_9", "mode": "lines", "name": "fine-tune_9", "type": "scatter", "x": [162, 169, 170, 171, 172], "xaxis": "x4", "y": [0.4106, 0.3769, 0.3354, 0.3534, 0.3534], "yaxis": "y4"}], "layout": {"annotations": [{"font": {"size": 16}, "showarrow": false, "text": "stasc_FIF", "x": 0.225, "xanchor": "center", "xref": "paper", "y": 1, "yanchor": "bottom", "yref": "paper"}, {"font": {"size": 16}, "showarrow": false, "text": "stasc_FIE", "x": 0.775, "xanchor": "center", "xref": "paper", "y": 1, "yanchor": "bottom", "yref": "paper"}, {"font": {"size": 16}, "showarrow": false, "text": "stasc_EIF", "x": 0.225, "xanchor": "center", "xref": "paper", "y": 0.375, "yanchor": "bottom", "yref": "paper"}, {"font": {"size": 16}, "showarrow": false, "text": "stasc_EIE", "x": 0.775, "xanchor": "center", "xref": "paper", "y": 0.375, "yanchor": "bottom", "yref": "paper"}], "height": 600, "showlegend": true, "title": {"text": "loss over Steps by Method"}, "width": 1200, "xaxis": {"anchor": "y", "domain": [0, 0.45]}, "xaxis2": {"anchor": "y2", "domain": [0.55, 1]}, "xaxis3": {"anchor": "y3", "domain": [0, 0.45]}, "xaxis4": {"anchor": "y4", "domain": [0.55, 1]}, "yaxis": {"anchor": "x", "domain": [0.625, 1]}, "yaxis2": {"anchor": "x2", "domain": [0.625, 1], "matches": "y", "showticklabels": false}, "yaxis3": {"anchor": "x3", "domain": [0, 0.375]}, "yaxis4": {"anchor": "x4", "domain": [0, 0.375], "matches": "y3", "showticklabels": false}}}
